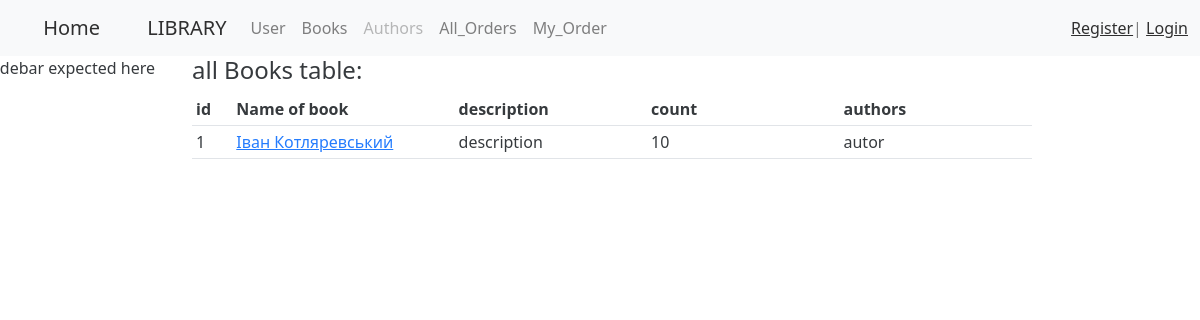
Before: /book/ with the older database file.
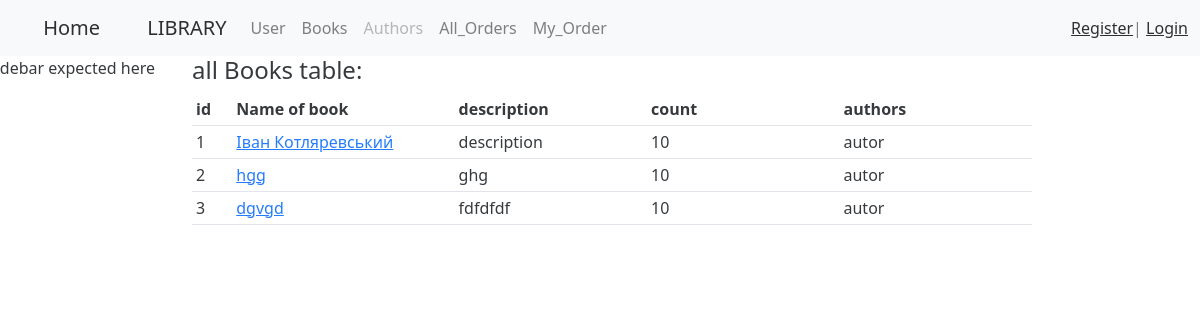
After: the same page with the newer database file.
### book/models.py (models this page shows, shortened)
class Book(models.Model):
    name = models.CharField(blank=True, max_length=128, verbose_name='Книги')
    description = models.CharField(blank=True, max_length=256 , verbose_name='Опис')
    count = models.IntegerField(default=10, verbose_name='Кількість')
    id = models.AutoField(primary_key=True)
    authors = models.ManyToManyField(Author, blank=True, verbose_name='Автор')
    class Meta:         # for admin.menu
        verbose_name= 'Книга'
        verbose_name_plural = 'Книги'
    @staticmethod
    def get_all():
        return list(Book.objects.all())

### author/models.py (models this page shows, shortened)
class Author(models.Model):
    name = models.CharField(blank = True, max_length=20, verbose_name="Ім'я")
    surname = models.CharField(blank = True, max_length=20, verbose_name='прізвище')
    patronymic = models.CharField(blank = True, max_length=20, verbose_name='по-батькові')
    id = models.AutoField(primary_key=True)
    class Meta:         # for admin.menu
        verbose_name= 'Автор'
        verbose_name_plural = 'Автори'

### book/views.py (the view)
# urls.py: path('', list_books, name = 'list_books'),
def list_books(request):
    return render(request, 'book/book_list.html', { 'books' : Book.get_all()})

### book/templates/book/book_list.html (shortened to what this page needs)
{% extends 'base.html' %}
{% block sidebar  %}
<p> sidebar expected here</p>
{% endblock %}
{% block content %}
<h4>all Books table:</h4>
<div class="col-md-10">
    <table class="table table-sm table-hover">
        <thead class="border-bottom font-weight-bold">
        <tr>
            <th scope="col" style="width: 20px">id</th>
            <th scope="col" style="width: 110px">Name of book</th>
            <th scope="col" style="width: 110px">description</th>
            <th scope="col" style="width: 110px">count</th>
            <th scope="col" style="width: 110px">authors</th>
        </tr>
        </thead>
        {% for book in books %}
        <tr>
            <td>{{book.id}}</td>
            <td><a href="{% url 'book_detail_url' book.id %}"> {{book.name}} </a></td>
            <td>{{book.description |truncatewords:10}}</td>
            <td>{{book.count}}</td>
            <td>
                {% for item in book.authors.all %}
                    {{ item.surname }}
                {% endfor %}
            </td>
        </tr>
        {% endfor %}
    </table>
</div>
{% endblock %}

Changed rows visible on the page:
added Book: id "2", name "hgg", description "ghg", count "10", Author (surname "autor")
added Book: id "3", name "dgvgd", description "fdfdfdf", count "10", Author (surname "autor")
